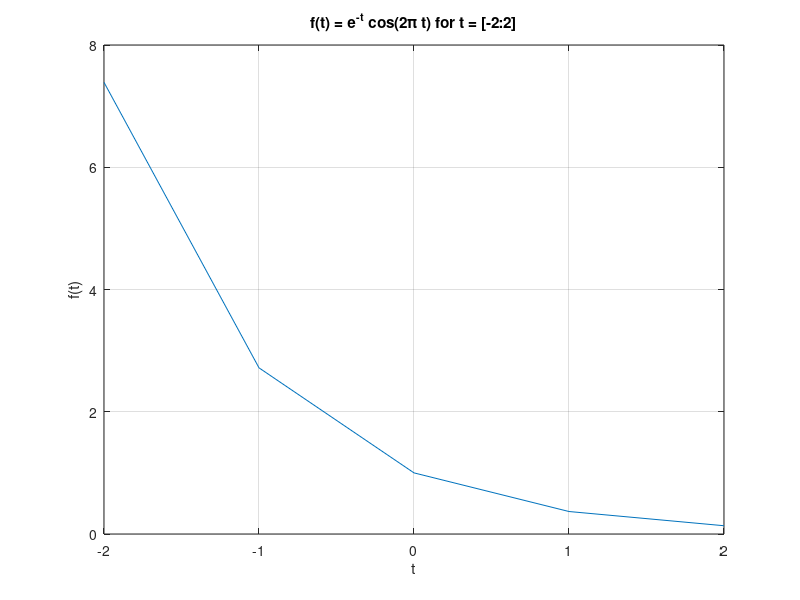
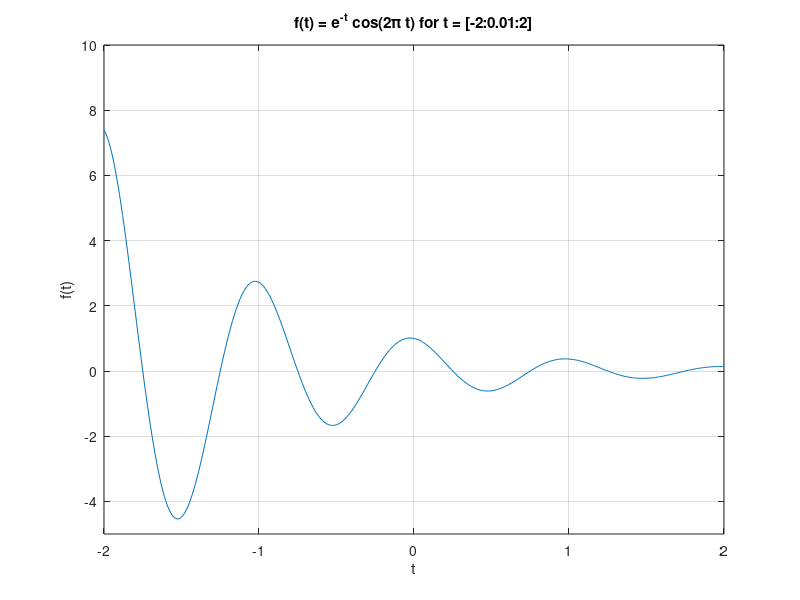
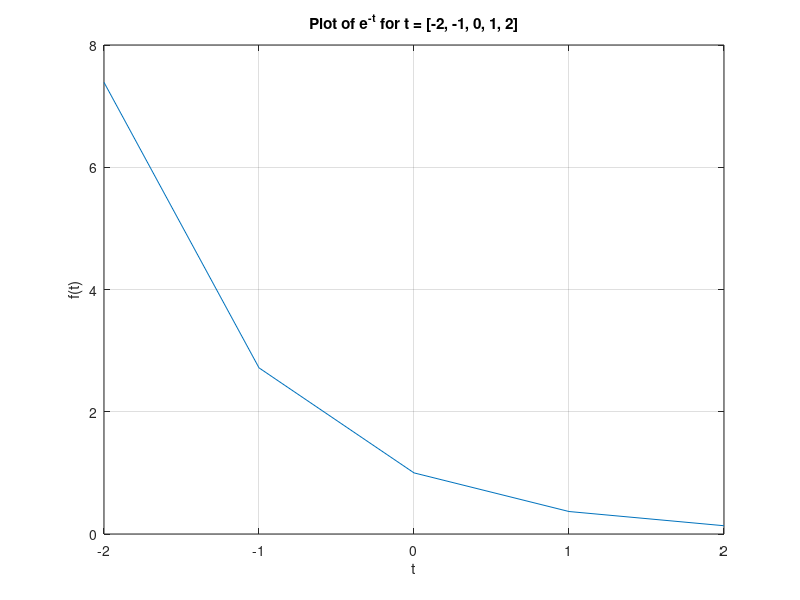

These figures' MATLAB source, in order:
% Problem A.1 [1 Mark] Section 1.11-1 (Lathi, page 126). 
% Generate and plot Figures 1.46 and 1.47 on page 127.

t1 = -2:1:2;           
t2 = -2:0.01:2;       

f = @(t) exp(-t).*cos(2*pi*t);

% Plot for Figure 1.46
figure Name 'Problem A.1.1';
plot(t1, f(t1));
xlabel('t'); ylabel('f(t)');
title('f(t) = e^{-t} cos(2\pi t) for t = [-2:2]');
grid on; 
axis([-2 2 0 8]);

% Plot for Figure 1.47
figure Name 'Problem A.1.2';
plot(t2, f(t2));
xlabel('t'); ylabel('f(t)');
title('f(t) = e^{-t} cos(2\pi t) for t = [-2:0.01:2]');
grid on; axis([-2 2 -5 10]);

% Problem A.2 [1 Mark] Plot the function e^−t
% for five points [-2,-1,0,1,2] using t=[-2:2].
t3 = [-2, -1, 0, 1, 2];

f2 = @(t) exp(-t);

% Plot for e^-t
figure Name 'Problem A.2';
plot(t3, f2(t3));
xlabel('t'); ylabel('f(t)');
title('Plot of e^{-t} for t = [-2, -1, 0, 1, 2]');
grid on;

